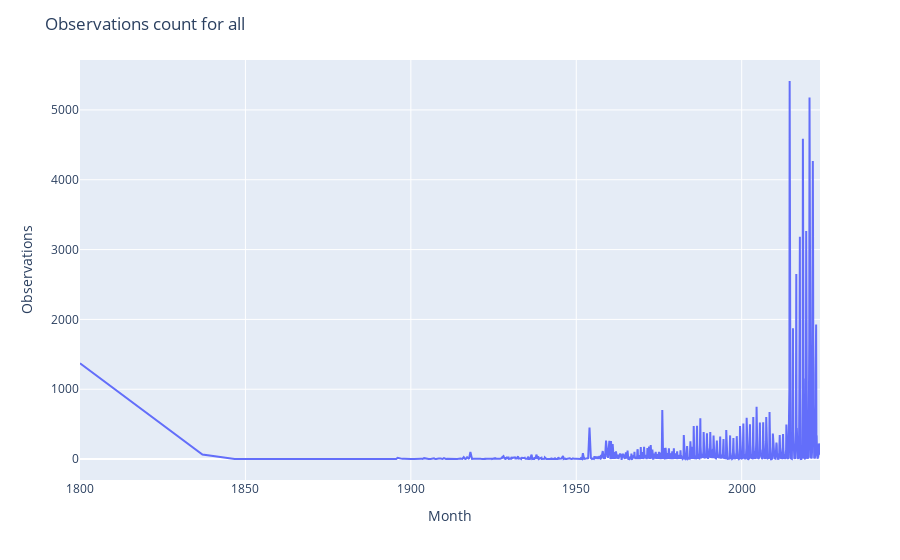

Here is the notebook cell this chart was saved with:
### Code cell
def plot_observation_count(data: pd.DataFrame, category: str = 'all'):
  if category != 'all':
    data = data[data['scientificName'] == category]

  month_count = data['date'].apply(lambda row: row[:7] if isinstance(row, str) else None).value_counts().sort_index()
  fig = px.line(x=month_count.index, y=month_count.values)
  fig.update_layout(title=f'Observations count for {category}',
                    xaxis_title='Month',
                    yaxis_title='Observations')
  fig.show()

plot_observation_count(df_vis)

### Figure 1 — Plotly figure (JSON) as saved in the notebook; plotly's stock layout.template omitted (floating-point values rounded to 4 significant figures; data arrays with more than 128 entries replaced by an {"elided": "..."} marker saying what was removed)
{"data": [{"hovertemplate": "x=%{x}<br>y=%{y}<extra></extra>", "legendgroup": "", "line": {"color": "#636efa", "dash": "solid"}, "marker": {"symbol": "circle"}, "mode": "lines", "name": "", "orientation": "v", "showlegend": false, "type": "scatter", "x": {"elided": "926 str values"}, "xaxis": "x", "y": {"elided": "926 int values"}, "yaxis": "y"}], "layout": {"legend": {"tracegroupgap": 0}, "margin": {"t": 60}, "title": {"text": "Observations count for all"}, "xaxis": {"anchor": "y", "domain": [0, 1], "title": {"text": "Month"}}, "yaxis": {"anchor": "x", "domain": [0, 1], "title": {"text": "Observations"}}}}
